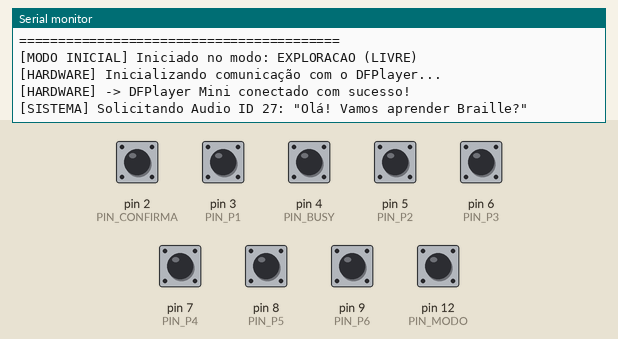
The sketch below on a simulated Arduino Nano, built with avr-gcc and run on an emulated ATmega328P. On the bench: the last lines printed to the serial monitor. Inputs (shaded band) come from the test bench; at power-on: pin 2 (PIN_CONFIRMA), pin 3 (PIN_P1), pin 4 (PIN_BUSY), pin 5 (PIN_P2), pin 6 (PIN_P3), pin 7 (PIN_P4), pin 8 (PIN_P5), pin 9 (PIN_P6), pin 12 (PIN_MODO) HIGH. Random numbers use the default seed unless the sketch sets one; the audio player accepts every command and is not drawn.

Above: at 7.3 s.
7.4 s: pin 2 (PIN_CONFIRMA) pulled LOW for 0.15 s
At 8.7 s:
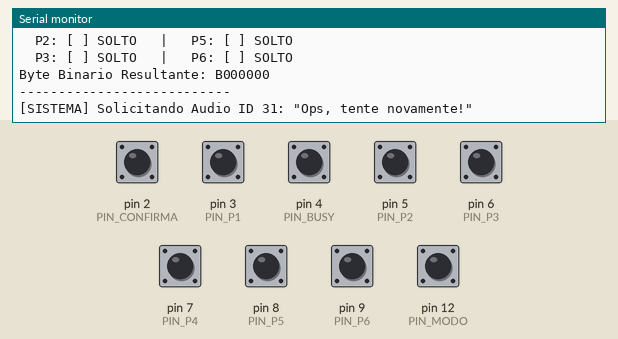
9.0 s: pin 12 (PIN_MODO) pulled LOW for 0.15 s
At 10.5 s:
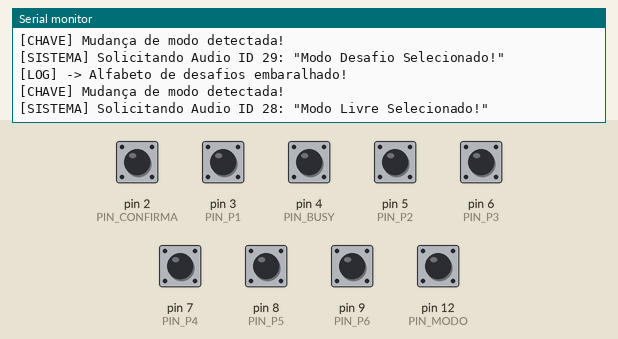
10.7 s: pin 12 (PIN_MODO) pulled LOW for 1 s
At 11.68 s:
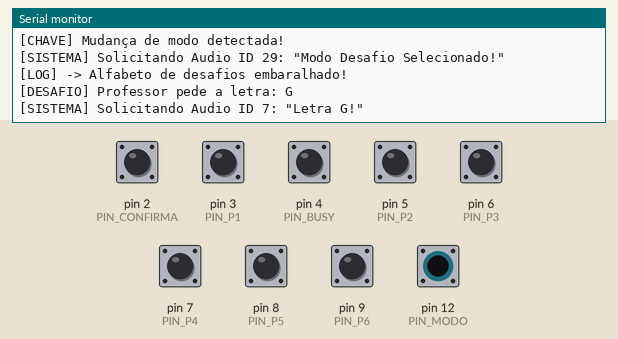
13.2 s: pin 12 (PIN_MODO) pulled LOW for 1 s
At 14.18 s:
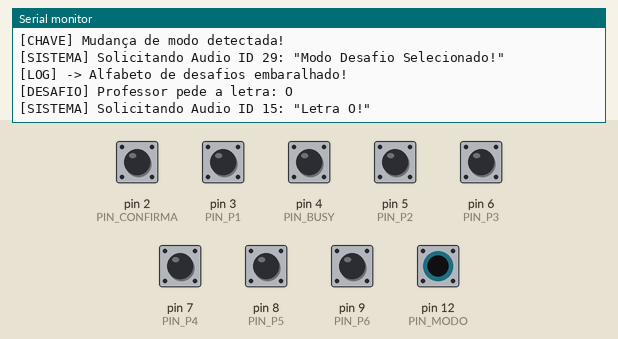
15.7 s: pin 12 (PIN_MODO) pulled LOW for 1 s
At 16.68 s:
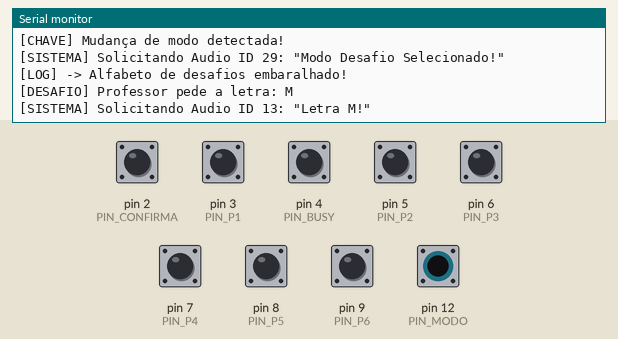
18.2 s: pin 12 (PIN_MODO) pulled LOW for 1 s
At 19.18 s:
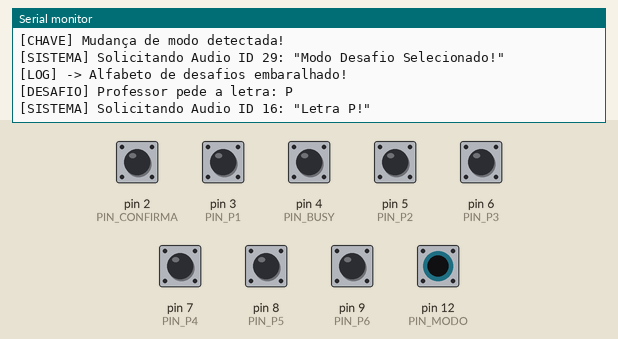

Measured:
- after the input at 7.4 s, the serial monitor: prints a new line after 0.05 s (image 1)
- after the input at 9.0 s, the serial monitor: prints a new line after 0.05 s (image 2)
- after the input at 10.7 s, the serial monitor: prints a new line after 0.69 s (image 3)
- after the input at 13.2 s, the serial monitor: prints a new line after 0.69 s (image 4)
- after the input at 15.7 s, the serial monitor: prints a new line after 0.69 s (image 5)
- after the input at 18.2 s, the serial monitor: prints a new line after 0.69 s (image 6)

The sketch:

testefinal.ino
```cpp
#include <SoftwareSerial.h>
#include <DFRobotDFPlayerMini.h>

// ==========================================
// 1. MAPEAMENTO DE HARDWARE (ARDUINO NANO)
// ==========================================
// Pinos dos 6 botões (Pontos do Braille)
const int PIN_P1 = 3;
const int PIN_P2 = 5;
const int PIN_P3 = 6;
const int PIN_P4 = 7;
const int PIN_P5 = 8;
const int PIN_P6 = 9;

// Pinos de Controle
const int PIN_MODO = 12;      // Chave de Modo (Livre/Desafio)
const int PIN_CONFIRMA = 2;   // Botão de Confirmar (Pino D2)
const int PIN_BUSY = 4;       // Fio Ocupado do DFPlayer (Pino D4)

// Pinos de Comunicação Serial (SoftwareSerial)
const int PIN_RX_NANO = 10;   // Vai ligado no TX do DFPlayer
const int PIN_TX_NANO = 11;   // Vai ligado no RX do DFPlayer (Com resistor de 1k)

// ==========================================
// 2. VARIÁVEIS DO SISTEMA
// ==========================================
// Inicializando a porta serial virtual para o DFPlayer nos pinos 10 e 11
SoftwareSerial mySoftwareSerial(PIN_RX_NANO, PIN_TX_NANO);
DFRobotDFPlayerMini myDFPlayer;

bool modoLivre = true;
bool ultimoEstadoModo = true;
bool ultimoEstadoConfirma = HIGH;

enum EstadoDesafio { INICIAR_SORTEIO, PEDIR_LETRA, ESPERAR_RESPOSTA, FEEDBACK_CORRETO };
EstadoDesafio estadoAtual = INICIAR_SORTEIO;

int alfabeto[26];
int indiceSorteio = 0;
int letraAlvo = 0;
bool dfplayerPronto = false;

// ==========================================
// 3. DICIONÁRIO BRAILLE (Bit 0=P1, Bit 5=P6)
// ==========================================
const byte dicionarioBraille[26] = {
  B000001, B000011, B001001, B011001, B010001, // A, B, C, D, E
  B001011, B011011, B010011, B001010, B011010, // F, G, H, I, J
  B000101, B000111, B001101, B011101, B010101, // K, L, M, N, O
  B001111, B011111, B010111, B001110, B011110, // P, Q, R, S, T
  B100101, B100111, B111010, B101101, B111101, // U, V, W, X, Y
  B110101                                      // Z
};

// ==========================================
// FUNÇÕES DE ÁUDIO E DIAGNÓSTICO
// ==========================================
void printTextoAudio(int idAudio) {
  Serial.print("[SISTEMA] Solicitando Audio ID ");
  Serial.print(idAudio);
  Serial.print(": ");

  if (idAudio >= 1 && idAudio <= 26) {
    Serial.print("\"Letra ");
    Serial.print((char)('A' + idAudio - 1));
    Serial.println("!\"");
  } else {
    switch(idAudio) {
      case 27: Serial.println("\"Olá! Vamos aprender Braille?\""); break;
      case 28: Serial.println("\"Modo Livre Selecionado!\""); break;
      case 29: Serial.println("\"Modo Desafio Selecionado!\""); break;
      case 30: Serial.println("\"Correto! Muito bem!\""); break;
      case 31: Serial.println("\"Ops, tente novamente!\""); break;
      default: Serial.println("\"Som desconhecido\""); break;
    }
  }
}

void executarAudio(int idAudio) {
  printTextoAudio(idAudio);

  if (dfplayerPronto) {
    // ATRASO 1: Dá tempo do módulo respirar entre comandos
    delay(400);
    myDFPlayer.play(idAudio);
  }
}

void embaralharAlfabeto() {
  for (int i = 0; i < 26; i++) {
    alfabeto[i] = i + 1;
  }
  for (int i = 25; i > 0; i--) {
    int j = random(0, i + 1);
    int temp = alfabeto[i];
    alfabeto[i] = alfabeto[j];
    alfabeto[j] = temp;
  }
  indiceSorteio = 0;
  Serial.println("\n[LOG] -> Alfabeto de desafios embaralhado!");
}

byte lerEPlotarBraille() {
  byte combinacao = 0;

  bool b1 = (digitalRead(PIN_P1) == LOW);
  bool b2 = (digitalRead(PIN_P2) == LOW);
  bool b3 = (digitalRead(PIN_P3) == LOW);
  bool b4 = (digitalRead(PIN_P4) == LOW);
  bool b5 = (digitalRead(PIN_P5) == LOW);
  bool b6 = (digitalRead(PIN_P6) == LOW);

  if (b1) bitSet(combinacao, 0);
  if (b2) bitSet(combinacao, 1);
  if (b3) bitSet(combinacao, 2);
  if (b4) bitSet(combinacao, 3);
  if (b5) bitSet(combinacao, 4);
  if (b6) bitSet(combinacao, 5);

  Serial.println("\n--- MAPA DA CELULA LIDA ---");
  Serial.print("  P1: "); Serial.print(b1 ? "[X] ABAIXADO" : "[ ] SOLTO");
  Serial.print("   |   P4: "); Serial.println(b4 ? "[X] ABAIXADO" : "[ ] SOLTO");
  Serial.print("  P2: "); Serial.print(b2 ? "[X] ABAIXADO" : "[ ] SOLTO");
  Serial.print("   |   P5: "); Serial.println(b5 ? "[X] ABAIXADO" : "[ ] SOLTO");
  Serial.print("  P3: "); Serial.print(b3 ? "[X] ABAIXADO" : "[ ] SOLTO");
  Serial.print("   |   P6: "); Serial.println(b6 ? "[X] ABAIXADO" : "[ ] SOLTO");
  Serial.print("Byte Binario Resultante: B");
  for (int i = 5; i >= 0; i--) {
    Serial.print(bitRead(combinacao, i));
  }
  Serial.println("\n---------------------------");

  return combinacao;
}

int identificarLetra(byte combinacao) {
  for (int i = 0; i < 26; i++) {
    if (dicionarioBraille[i] == combinacao) {
      return i + 1;
    }
  }
  return 0;
}

// ==========================================
// SETUP
// ==========================================
void setup() {
  // Inicializa o Monitor Serial
  Serial.begin(115200);

  delay(2000);

  Serial.println("\n\n=========================================");
  Serial.println("     SISTEMA BRAILLE - ARDUINO NANO      ");
  Serial.println("=========================================");

  // Configura os pinos como entrada com resistor interno ligado ao GND
  pinMode(PIN_P1, INPUT_PULLUP);
  pinMode(PIN_P2, INPUT_PULLUP);
  pinMode(PIN_P3, INPUT_PULLUP);
  pinMode(PIN_P4, INPUT_PULLUP);
  pinMode(PIN_P5, INPUT_PULLUP);
  pinMode(PIN_P6, INPUT_PULLUP);
  pinMode(PIN_MODO, INPUT_PULLUP);
  pinMode(PIN_CONFIRMA, INPUT_PULLUP);
  pinMode(PIN_BUSY, INPUT_PULLUP);

  delay(200);
  ultimoEstadoConfirma = digitalRead(PIN_CONFIRMA);
  ultimoEstadoModo = digitalRead(PIN_MODO);
  modoLivre = (ultimoEstadoModo == HIGH);

  Serial.print("[MODO INICIAL] Iniciado no modo: ");
  Serial.println(modoLivre ? "EXPLORACAO (LIVRE)" : "JOGO (DESAFIO)");

  // Inicializa a porta serial virtual para o DFPlayer
  mySoftwareSerial.begin(9600);

  delay(2000);

  Serial.println("[HARDWARE] Inicializando comunicação com o DFPlayer...");

  // O TRUQUE DO CHIP CLONE
  if (myDFPlayer.begin(mySoftwareSerial, false, true)) {
    Serial.println("[HARDWARE] -> DFPlayer Mini conectado com sucesso!");
    dfplayerPronto = true;

    myDFPlayer.volume(10);
    delay(1000);

    executarAudio(27);
  } else {
    Serial.println("[HARDWARE] -> Erro: DFPlayer nao respondeu. Verifique fiação e/ou INVERTA RX/TX.");
  }

  // Gera sementes aleatórias a partir de um pino analógico vazio (A0)
  randomSeed(analogRead(A0));
}

// ==========================================
// LOOP PRINCIPAL
// ==========================================
void loop() {
  bool estadoModoAtual = digitalRead(PIN_MODO);
  bool estadoConfirmaAtual = digitalRead(PIN_CONFIRMA);

  // Verifica se o som está tocando fisicamente
  bool tocandoAudio = (dfplayerPronto) ? (digitalRead(PIN_BUSY) == LOW) : false;

  // 1. Mudança de Modo (Prioridade Máxima)
  if (estadoModoAtual != ultimoEstadoModo) {
    delay(50); // Debounce
    if (digitalRead(PIN_MODO) == estadoModoAtual) {
      ultimoEstadoModo = estadoModoAtual;
      modoLivre = (estadoModoAtual == HIGH);

      Serial.println("\n[CHAVE] Mudança de modo detectada!");
      if (dfplayerPronto) myDFPlayer.stop();
      delay(200);

      if (modoLivre) {
        executarAudio(28);
      } else {
        executarAudio(29);
        estadoAtual = INICIAR_SORTEIO;
      }
    }
  }

  // Se o áudio estiver tocando, ignora o botão de confirmação (Fica Surdo)
  if (tocandoAudio) return;

  // Detecção de clique no botão de confirmação
  bool confirmou = false;
  if (estadoConfirmaAtual == LOW && ultimoEstadoConfirma == HIGH) {
    delay(50); // Debounce
    if (digitalRead(PIN_CONFIRMA) == LOW) {
      confirmou = true;
      Serial.println("\n[CLIQUE] Botão Confirmar acionado!");
    }
  }
  ultimoEstadoConfirma = estadoConfirmaAtual;

  // 2. Lógica do Modo Livre
  if (modoLivre) {
    if (confirmou) {
      byte leitura = lerEPlotarBraille();
      int letraIdentificada = identificarLetra(leitura);

      if (letraIdentificada > 0) {
        executarAudio(letraIdentificada);
      } else {
        executarAudio(31);
      }
    }
  }

  // 3. Lógica do Modo Desafio
  else {
    switch (estadoAtual) {

      case INICIAR_SORTEIO:
        embaralharAlfabeto();
        estadoAtual = PEDIR_LETRA;
        break;

      case PEDIR_LETRA:
        if (indiceSorteio >= 26) {
          Serial.println("\n[DESAFIO] Parabéns! Jogo finalizado com sucesso.");
          estadoAtual = INICIAR_SORTEIO;
        } else {
          letraAlvo = alfabeto[indiceSorteio];
          Serial.print("\n[DESAFIO] Professor pede a letra: ");
          Serial.println((char)('A' + letraAlvo - 1));

          executarAudio(letraAlvo);
          estadoAtual = ESPERAR_RESPOSTA;
        }
        break;

      case ESPERAR_RESPOSTA:
        if (confirmou) {
          byte leitura = lerEPlotarBraille();
          int letraIdentificada = identificarLetra(leitura);

          if (letraIdentificada == letraAlvo) {
            Serial.println("[RESULTADO] Correto!");
            executarAudio(30);
            indiceSorteio++;
            estadoAtual = FEEDBACK_CORRETO;
          } else {
            Serial.println("[RESULTADO] Errado. Tentando novamente.");
            executarAudio(31);
          }
        }
        break;

      case FEEDBACK_CORRETO:
        if (!tocandoAudio) {
          estadoAtual = PEDIR_LETRA;
        }
        break;
    }
  }
}
```
